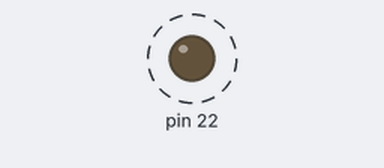
Recording of a sketch running on a simulated Arduino Mega 2560, built with avr-gcc and run on an emulated ATmega2560. On the bench: output pins drawn as LEDs (lit = HIGH). Dashed ring = blinking.

Above: at 0.5 s.
Timing chart, 0 to 4.6 s (numbered marks = the images above):
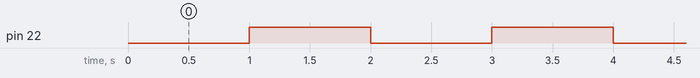

The sketch:

Blink.ino
```cpp
/*
**  Microprocessor and Assembly Language lab
**  Fall 1399
**  name: Amirhossein Alibakhshi
**  id: 9731096
**  Lab #5
*/

int delay_period = 1000; //delay period (ms)
void setup() {
    // output pins
    pinMode(22, OUTPUT);
}
void loop() {
  digitalWrite(22, LOW);
  delay(delay_period);
  digitalWrite(22, HIGH);
  delay(delay_period);
}
```

Measured:
- by itself, pin 22: alternates HIGH for 1.0 s and LOW for 1.0 s
